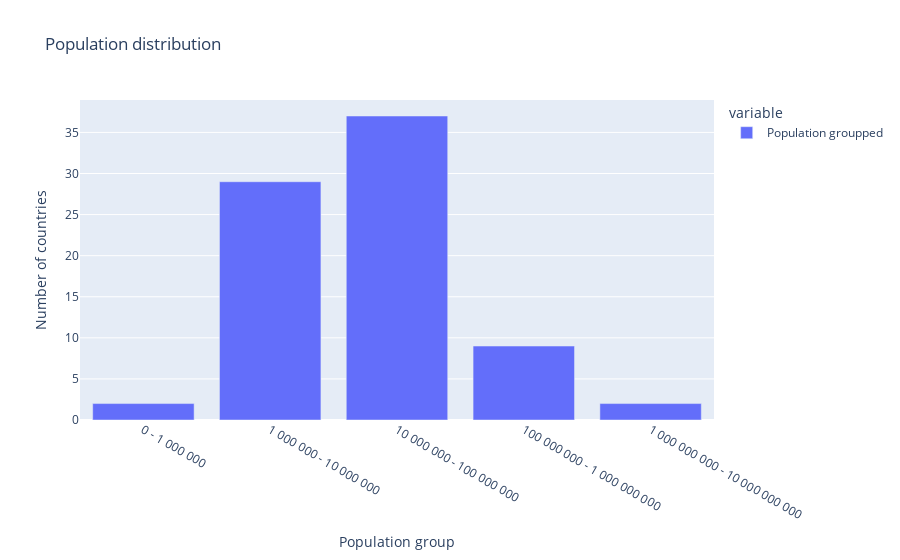

Notebook code for this chart:
### Code cell
fig = df["Population groupped"].loc[df["Year"] == 2016].value_counts(
    sort=False).plot(kind="bar", title="Population distribution")
fig.update_layout(yaxis_title="Number of countries", xaxis_title="Population group")
fig.show()

### Figure 1 — Plotly figure (JSON) as saved in the notebook; plotly's stock layout.template omitted (floating-point values rounded to 4 significant figures)
{"data": [{"alignmentgroup": "True", "hovertemplate": "variable=Population groupped<br>index=%{x}<br>value=%{y}<extra></extra>", "legendgroup": "Population groupped", "marker": {"color": "#636efa", "pattern": {"shape": ""}}, "name": "Population groupped", "offsetgroup": "Population groupped", "orientation": "v", "showlegend": true, "textposition": "auto", "x": ["0 - 1 000 000", "1 000 000 - 10 000 000", "10 000 000 - 100 000 000", "100 000 000 - 1 000 000 000", "1 000 000 000 - 10 000 000 000"], "xaxis": "x", "y": [2, 29, 37, 9, 2], "yaxis": "y", "type": "bar"}], "layout": {"xaxis": {"anchor": "y", "domain": [0.0, 1.0], "title": {"text": "Population group"}}, "yaxis": {"anchor": "x", "domain": [0.0, 1.0], "title": {"text": "Number of countries"}}, "legend": {"title": {"text": "variable"}, "tracegroupgap": 0}, "title": {"text": "Population distribution"}, "barmode": "relative"}}
